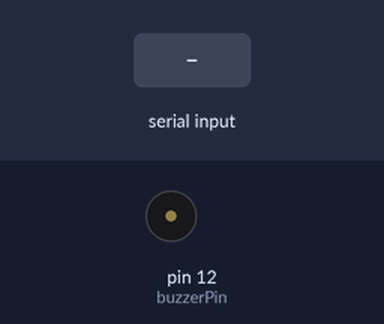
A sketch run on a simulated Arduino Uno, built with avr-gcc and run on an emulated ATmega328P. Shown: buzzer (waves = sounding, pin HIGH). The inputs (shaded band) are chosen by the test bench.

Above: at 1.2 s.
1.3 s: "m" received over Serial
At 2.5 s:
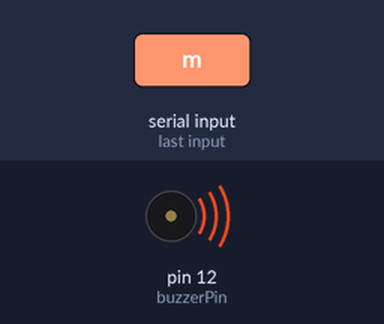
2.8 s: "s" received over Serial
At 3.9 s:
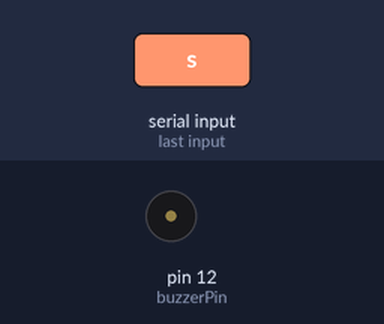
Timing chart, 0 to 5.8 s (numbered marks = the images above; inputs shaded):
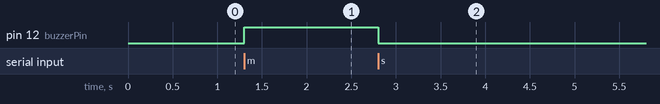

The sketch:

main.ino
```cpp
// -- pino digital do buzzer
int buzzerPin = 12;

void setup() {
  pinMode(buzzerPin, OUTPUT);
  Serial.begin(9600);
}

void loop() {
  if (Serial.available() > 0) {
    char receivedChar = Serial.read();

    if (receivedChar == 'm') {
      digitalWrite(buzzerPin, HIGH);
    } else if (receivedChar == 's') {
      digitalWrite(buzzerPin, LOW);
    }
  }
}
```

Measured:
- after the input at 1.3 s, pin 12 (buzzerPin): LOW → HIGH at once
- after the input at 2.8 s, pin 12 (buzzerPin): HIGH → LOW at once
